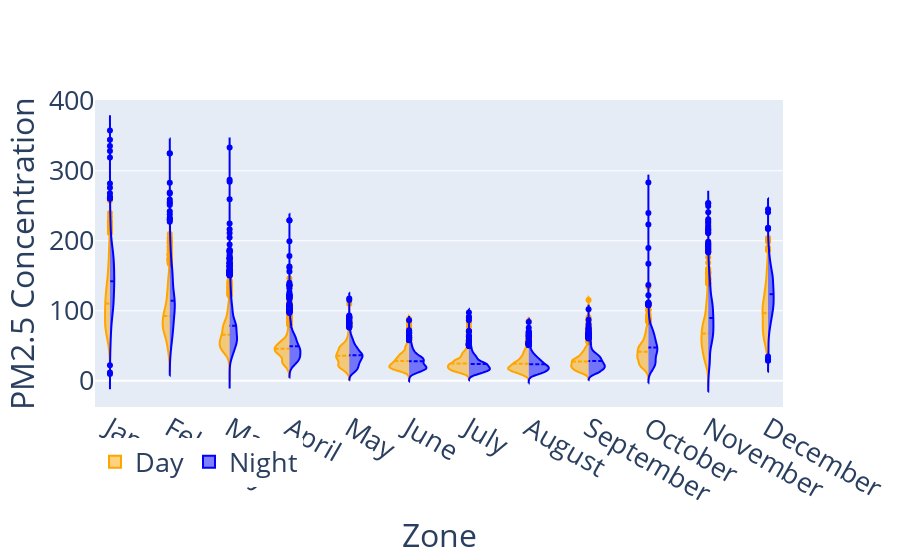

Source (notebook cell):
### Code cell
from exploration import day_night_distribution_monthly

# day_night_distribution(country_series[["Bangladesh"]])
day_night_distribution_monthly(country_series[["Bangladesh"]])

### Figure 1 — Plotly figure (JSON) as saved in the notebook; plotly's stock layout.template omitted (floating-point values rounded to 4 significant figures; data arrays with more than 128 entries replaced by an {"elided": "..."} marker saying what was removed)
{"data": [{"legendgroup": "Yes", "line": {"color": "orange"}, "meanline": {"visible": true}, "name": "Day", "scalegroup": "Yes", "side": "negative", "type": "violin", "x": {"elided": "19198 str values"}, "y": {"elided": "19198 float values"}}, {"legendgroup": "No", "line": {"color": "blue"}, "meanline": {"visible": true}, "name": "Night", "scalegroup": "No", "side": "positive", "type": "violin", "x": {"elided": "15866 str values"}, "y": {"elided": "15866 float values"}}], "layout": {"font": {"size": 27}, "legend": {"orientation": "h"}, "violingap": 0, "violinmode": "overlay", "xaxis": {"title": {"text": "Zone"}}, "yaxis": {"title": {"text": "PM2.5 Concentration"}}}}
